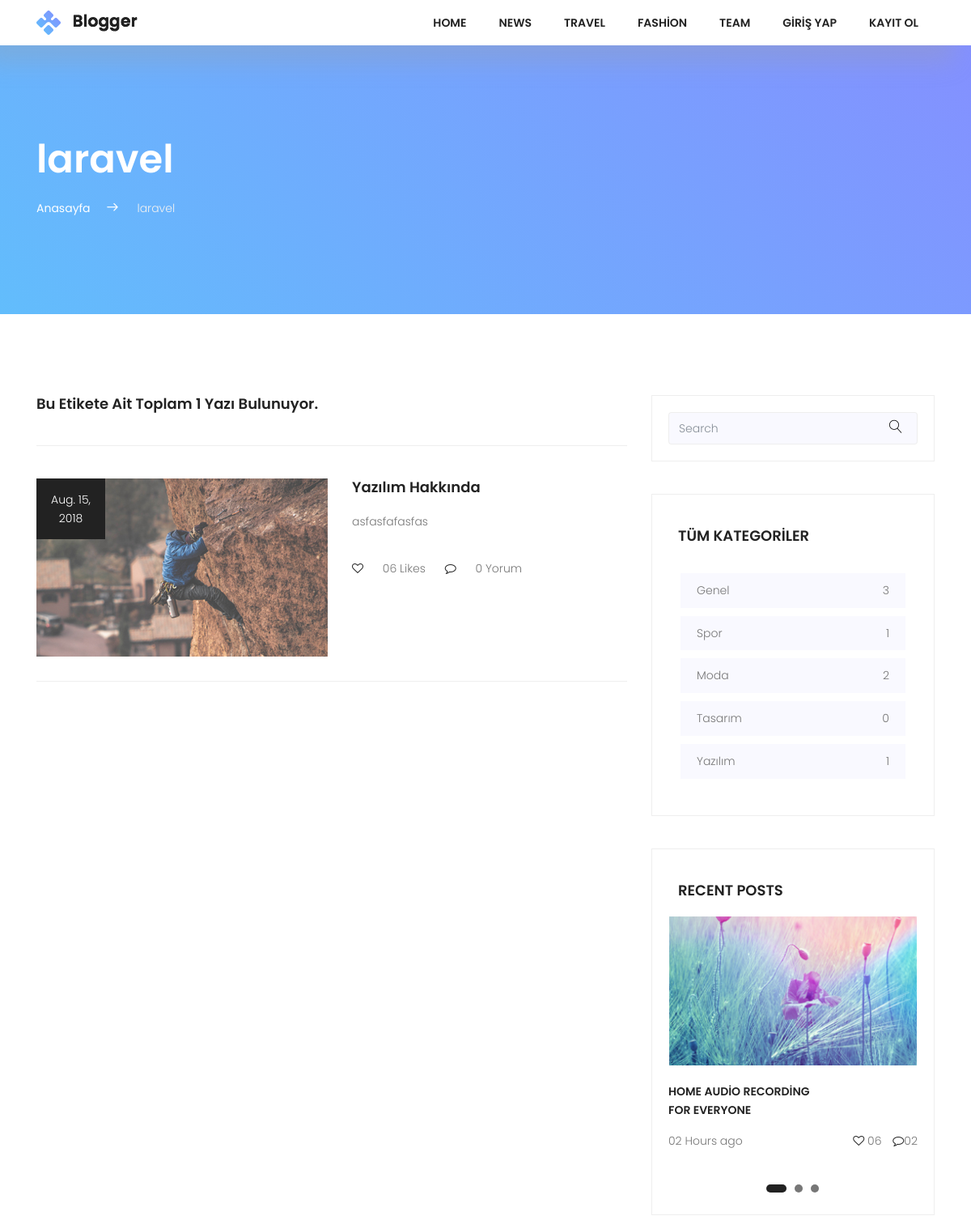
The app's page /tag/laravel (upper part), older data.
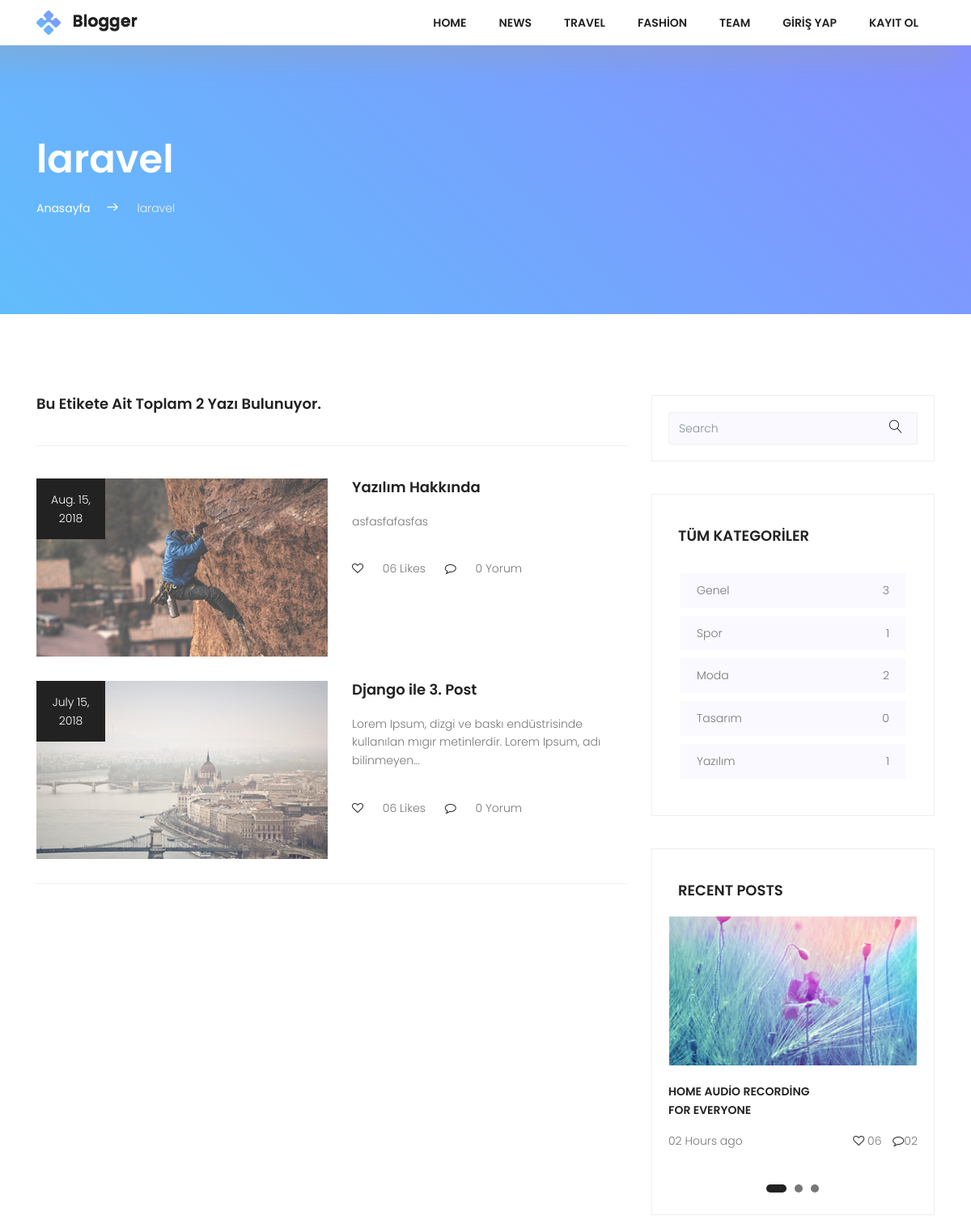
The same page, newer data.
### posts/models.py (models this page shows, shortened)
class Tag(models.Model):
    title = models.CharField(max_length=50)
    slug = models.SlugField(unique=True, editable=False)
    def postCount(self):
        return self.posts.all().count()

class Post(models.Model):
    user = models.ForeignKey(settings.AUTH_USER_MODEL,on_delete=models.CASCADE,default=1)
    title = models.CharField(max_length=150)
    image = models.ImageField(upload_to='uploads/',blank=True)
    content = models.TextField()
    slug = models.SlugField(unique=True,editable=False)
    created = models.DateField(auto_now_add=True)
    updated = models.DateField(auto_now=True)
    category = models.ForeignKey(Category,on_delete=models.CASCADE,related_name="posts")
    tag = models.ManyToManyField(Tag,related_name='posts')
    def commentCount(self):
        return self.comments.all().count()

class Category(models.Model):
    title = models.CharField(max_length=150)
    slug = models.SlugField(unique=True,editable=False)
    def postCount(self):
        return self.posts.all().count()

### posts/views.py (the view)
# urls.py: path('tag/<slug:slug>', views.TagDetail.as_view(),name='tag-detail'),
class TagDetail(DetailView):
    model = Tag
    template_name = 'tags/detail.html'
    context_object_name = 'tag'
    def get_context_data(self, **kwargs):
        context = super(TagDetail,self).get_context_data(**kwargs)
        context['allCategories'] = Category.objects.all()
        return context

### posts/templates/tags/detail.html (shortened to what the changed rows need)
{% extends "base.html" %}
         {% block content %}
            <section class="top-section-area section-gap">
                <div class="container">
                    <div class="row justify-content-between align-items-center d-flex">
                        <div class="col-lg-8 top-left">
                            <h1 class="text-white mb-20">{{ tag.title }}</h1>
                            <ul>
                                <li><a href="{% url 'index' %}">Anasayfa</a><span class="lnr lnr-arrow-right"></span></li>
                                <li><span style="color:#f1f1f1">{{ tag.title }}</span></li>
                            </ul>
                        </div>
                    </div>
                </div>
            </section>
    <div class="post-wrapper pt-100">
        <section class="post-area">
            <div class="container">
                <div class="row justify-content-center d-flex">
                    <div class="col-lg-8">
                        <h4>Bu Etikete Ait Toplam {{ tag.postCount }} Yazı Bulunuyor.</h4>
                        <div class="post-lists">
                            {% for post in tag.posts.all %}
                            <div class="single-list flex-row d-flex">
                                <div class="thumb">
                                    <div class="date">
                                       {{ post.created }}
                                    </div>
                                    <img src="{{ post.image.url }}" alt="">
                                </div>
                                <div class="detail">
                                    <a href="{% url 'single' post.slug %}"><h4 class="pb-20">{{ post.title }}</h4></a>
                                    <p>
                                      {{ post.content|truncatechars:100 }}
                                    </p>
                                    <p class="footer pt-20">
                                    <i class="fa fa-heart-o" aria-hidden="true"></i>
                                    <a href="#">06 Likes</a>     <i class="ml-20 fa fa-comment-o" aria-hidden="true"></i> <a href="#">{{ post.commentCount }} Yorum</a>
                                    </p>
                                </div>
                            </div>
                            {% endfor %}
                        </div>
                   </div>
                    <div class="col-lg-4 sidebar-area">
                        <div class="single_widget cat_widget">
                            <ul>
                                 {% for category in allCategories %}
                                <li>
                                    <a href="{% url 'category-detail' category.slug %}">{{ category.title }} <span>{{ category.postCount }}</span></a>
                                </li>
                                {% endfor %}
                            </ul>
                        </div>
                    </div>
                </div>
            </div>
        </section>
    </div>
         {% endblock %}

Row changes from the older to the newer data that the page shows:
computed for Tag "laravel": postCount "1" → "2"
now on this page (row edited): Post: created "July 15, 2018", image (picture), title "Django ile 3. Post", content "Lorem Ipsum, dizgi ve baskı endüstrisinde kullanılan mıgır metinlerdir. Lorem Ipsum, adı bilinmeyen…", commentCount "0"
